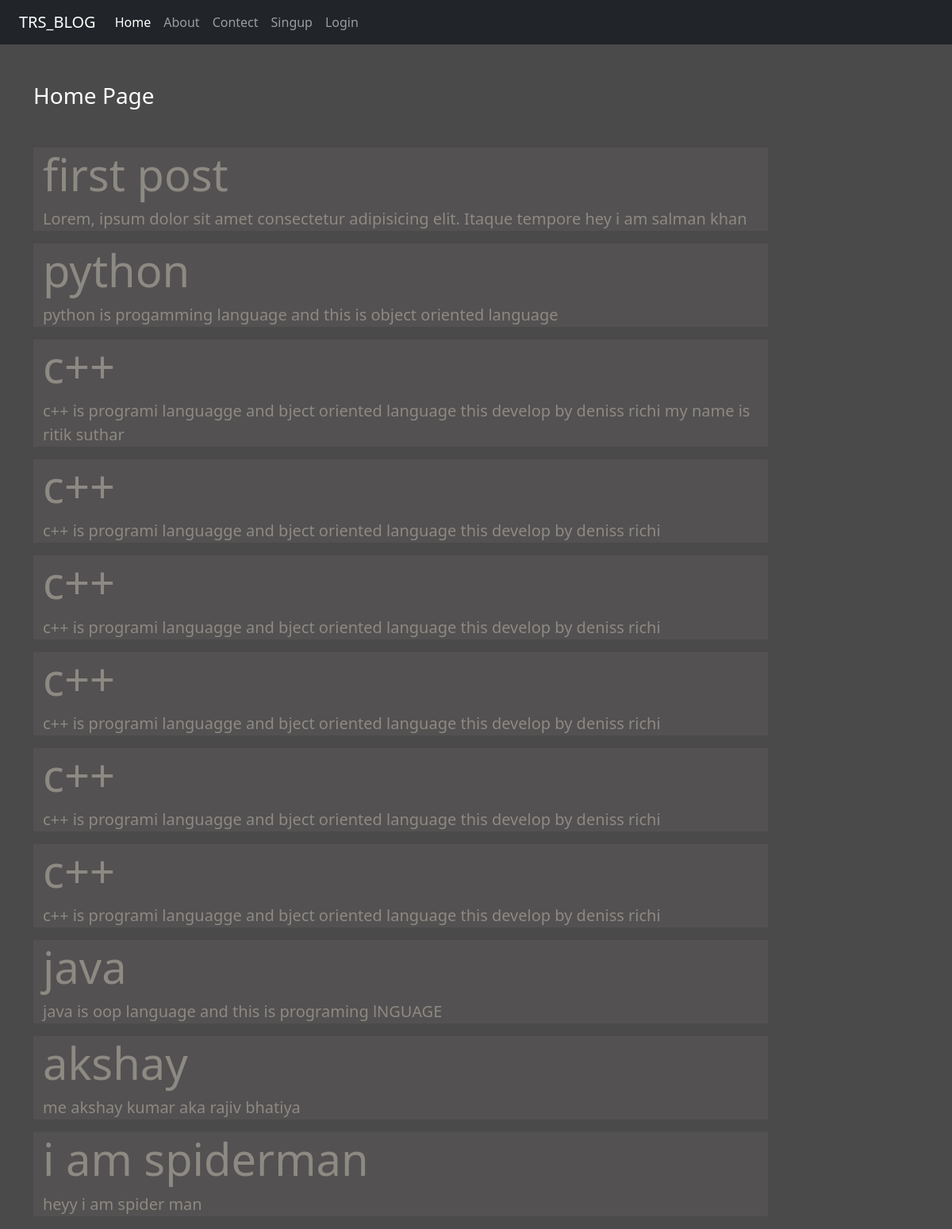
The page / on the database its author committed.
### blog/models.py (models this page shows)
class Post(models.Model):
    title = models.CharField( max_length=50)
    decs = models.TextField()

### blog/views.py (the view)
# urls.py: path('',views.HomePage, name='home'),
def HomePage(request):
    posts = Post.objects.all()
    return render(request,"blog/home.html",{'posts':posts})

### blog/templates/blog/home.html
{% extends 'blog/base.html' %}
{% load static %}
{% block content %}
<div class="col-sm-10">
    <h3 class="text-white my-5">Home Page</h3>
    {% for post in posts %}
    <div class=" jumbotron jumbotron-fluid jumbo-color " >
        <div class="container">
            <h1 class="display-4 font-weight-bold">{{post.title}}</h1>
            <p class="lead ">{{post.decs}}</p>
        </div>
    </div>
    {% endfor %}
</div>
{% endblock content %}

### blog/templates/blog/base.html (shortened to what this page needs)
<!DOCTYPE html>
{% load static %}
<html lang="en">
<head>
    <link rel="stylesheet" href="{% static 'css/bootstrap.css'%}">
    <link rel="stylesheet" href="{% static 'css/style.css'%}">
</head>
<body>
    <div class="container-fluid bg-dark">
        {% include 'blog/navbar.html' %}
    </div>
    <div class="container">
        <div class="row">
            {% block content %}
            {% endblock content %}
        </div>
    </div>
</body>
</html>

### blog/templates/blog/navbar.html (shortened to what this page needs)
<nav class="navbar navbar-expand-lg navbar-dark bg-dark" >
    <div class="container-fluid ">
      <a class="navbar-brand" href="#">TRS_BLOG</a>
      <div class="collapse navbar-collapse" id="navbarNav">
        <ul class="navbar-nav">
          <li class="nav-item">
            <a class="nav-link active" aria-current="page" href="/">Home</a>
          </li>
          <li class="nav-item">
            <a class="nav-link" href="{% url 'about' %}">About</a>
          </li>
          <li class="nav-item">
            <a class="nav-link" href="{% url 'contact' %}">Contect</a>
          </li>
          {% if request.user.is_authenticated %}
          <li class="nav-item">
            <a class="nav-link "  href="{% url 'dashbord' %}">Dashbord</a>
          </li>
          <li class="nav-item">
            <a class="nav-link "  href="{% url 'logout' %}">Logout</a>
          </li>
          {%  else %}
          <li class="nav-item">
            <a class="nav-link "  href="{% url 'singup' %}">Singup</a>
          </li>
          <li class="nav-item">
            <a class="nav-link "  href="{% url 'login' %}">Login</a>
          </li>
          {% endif %}
        </ul>
      </div>
    </div>
  </nav>

### blog/static/css/style.css (style rules this page uses)
body { background-color: rgb(75, 74, 74); color: rgb(141, 137, 131); }
.jumbo-color { background-color: rgb(83, 81, 81); }

### rows shown on the page
Post: title "first post", decs "Lorem, ipsum dolor sit amet consectetur adipisicing elit. Itaque tempore hey i am salman khan"
Post: title "python", decs "python is progamming language and this is object oriented language"
Post: title "c++", decs "c++ is programi languagge and bject oriented language this develop by deniss richi my name is ritik suthar"
Post: title "c++", decs "c++ is programi languagge and bject oriented language this develop by deniss richi"
Post: title "c++", decs "c++ is programi languagge and bject oriented language this develop by deniss richi"
Post: title "c++", decs "c++ is programi languagge and bject oriented language this develop by deniss richi"
Post: title "c++", decs "c++ is programi languagge and bject oriented language this develop by deniss richi"
Post: title "c++", decs "c++ is programi languagge and bject oriented language this develop by deniss richi"
Post: title "java", decs "java is oop language and this is programing lNGUAGE"
Post: title "akshay", decs "me akshay kumar aka rajiv bhatiya"
Post: title "i am spiderman", decs "heyy i am spider man"
